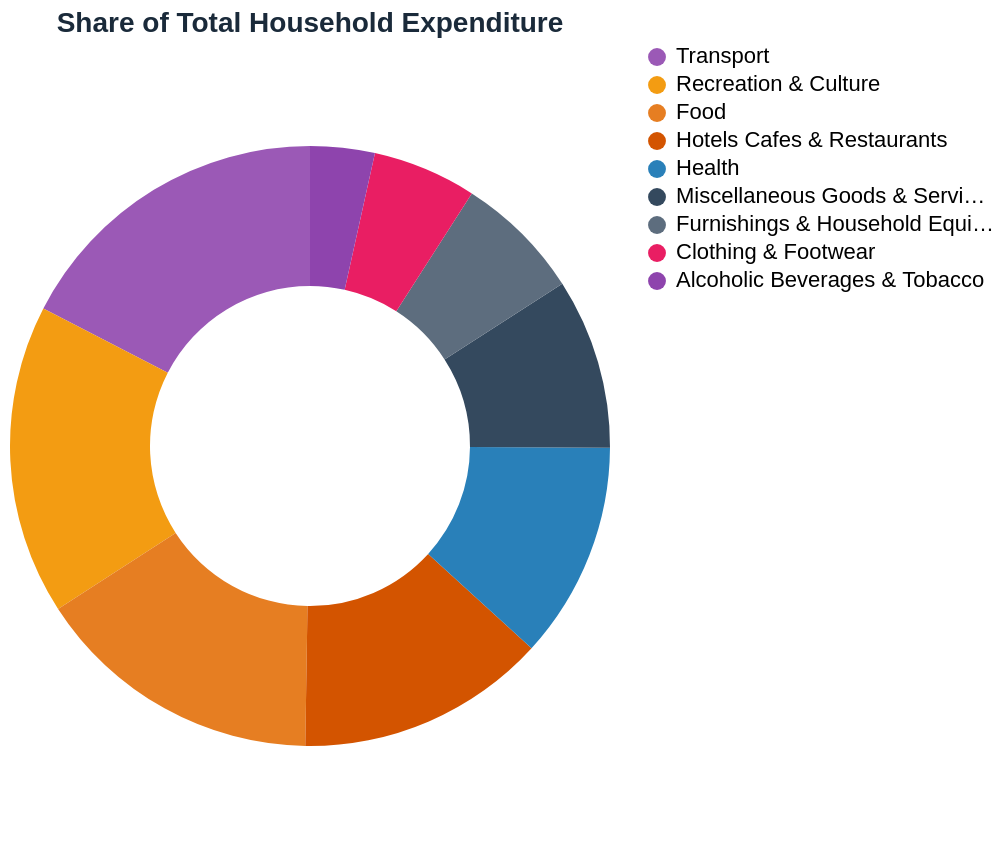

Here is the Vega-Lite specification saved for this chart:
### Vega-Lite specification from a JSON file in a GitHub repository (floating-point values rounded to 4 significant figures)
{"$schema": "https://vega.github.io/schema/vega-lite/v5.json", "title": {"text": "Share of Total Household Expenditure", "fontSize": 14, "fontWeight": 600, "color": "#1a2a3a"}, "width": "container", "height": 400, "config": {"view": {"stroke": "transparent"}}, "data": {"values": [{"category": "Transport", "amount": 14010.0, "color_order": 1}, {"category": "Recreation & Culture", "amount": 13440.0, "color_order": 2}, {"category": "Food", "amount": 12560.0, "color_order": 3}, {"category": "Hotels Cafes & Restaurants", "amount": 10830.0, "color_order": 4}, {"category": "Health", "amount": 9396.0, "color_order": 5}, {"category": "Miscellaneous Goods & Services", "amount": 7392.0, "color_order": 6}, {"category": "Furnishings & Household Equipment", "amount": 5495.0, "color_order": 7}, {"category": "Clothing & Footwear", "amount": 4498.0, "color_order": 8}, {"category": "Alcoholic Beverages & Tobacco", "amount": 2794.0, "color_order": 9}]}, "mark": {"type": "arc", "innerRadius": 80, "tooltip": {"content": "data"}}, "encoding": {"theta": {"field": "amount", "type": "quantitative", "stack": true}, "color": {"field": "category", "type": "nominal", "scale": {"domain": ["Transport", "Recreation & Culture", "Food", "Hotels Cafes & Restaurants", "Health", "Miscellaneous Goods & Services", "Furnishings & Household Equipment", "Clothing & Footwear", "Alcoholic Beverages & Tobacco"], "range": ["#9b59b6", "#f39c12", "#e67e22", "#d35400", "#2980b9", "#34495e", "#5d6d7e", "#e91e63", "#8e44ad"]}, "legend": {"orient": "right", "title": null, "labelFontSize": 11, "symbolSize": 80}}, "tooltip": [{"field": "category", "type": "nominal", "title": "Category"}, {"field": "amount", "type": "quantitative", "title": "Amount (AUD Mn)", "format": ",.1f"}, {"field": "percentage", "type": "quantitative", "title": "Share (%)", "format": ".1%"}]}, "transform": [{"window": [{"op": "sum", "field": "amount", "as": "total"}]}, {"calculate": "datum.amount / datum.total", "as": "percentage"}]}
